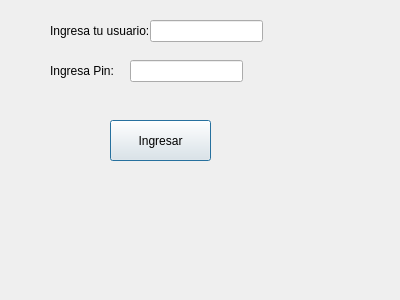
<?xml version="1.0" encoding="UTF-8"?>
<ui version="4.0">
 <class>Sesion</class>
 <widget class="QDialog" name="Sesion">
  <property name="geometry">
   <rect>
    <x>0</x>
    <y>0</y>
    <width>400</width>
    <height>300</height>
   </rect>
  </property>
  <property name="windowTitle">
   <string>Dialog</string>
  </property>
  <widget class="QLabel" name="lblMensaje">
   <property name="geometry">
    <rect>
     <x>0</x>
     <y>250</y>
     <width>411</width>
     <height>41</height>
    </rect>
   </property>
   <property name="text">
    <string/>
   </property>
  </widget>
  <widget class="QStackedWidget" name="stackedWidget">
   <property name="geometry">
    <rect>
     <x>20</x>
     <y>0</y>
     <width>381</width>
     <height>291</height>
    </rect>
   </property>
   <property name="currentIndex">
    <number>0</number>
   </property>
   <widget class="QWidget" name="page">
    <widget class="QLabel" name="label">
     <property name="geometry">
      <rect>
       <x>30</x>
       <y>20</y>
       <width>141</width>
       <height>21</height>
      </rect>
     </property>
     <property name="text">
      <string>Ingresa tu usuario:</string>
     </property>
    </widget>
    <widget class="QLineEdit" name="txtUsuario">
     <property name="geometry">
      <rect>
       <x>130</x>
       <y>20</y>
       <width>113</width>
       <height>22</height>
      </rect>
     </property>
    </widget>
    <widget class="QLabel" name="label_2">
     <property name="geometry">
      <rect>
       <x>30</x>
       <y>60</y>
       <width>141</width>
       <height>21</height>
      </rect>
     </property>
     <property name="text">
      <string>Ingresa Pin:</string>
     </property>
    </widget>
    <widget class="QLineEdit" name="txtPin">
     <property name="geometry">
      <rect>
       <x>110</x>
       <y>60</y>
       <width>113</width>
       <height>22</height>
      </rect>
     </property>
    </widget>
    <widget class="QPushButton" name="btnIngresar">
     <property name="geometry">
      <rect>
       <x>90</x>
       <y>120</y>
       <width>101</width>
       <height>41</height>
      </rect>
     </property>
     <property name="text">
      <string>Ingresar</string>
     </property>
    </widget>
   </widget>
   <widget class="QWidget" name="page_2">
    <widget class="QWidget" name="verticalLayoutWidget">
     <property name="geometry">
      <rect>
       <x>50</x>
       <y>20</y>
       <width>261</width>
       <height>241</height>
      </rect>
     </property>
     <layout class="QVBoxLayout" name="verticalLayout">
      <item>
       <widget class="QPushButton" name="Consultar">
        <property name="text">
         <string>Consultar Saldo</string>
        </property>
       </widget>
      </item>
      <item>
       <widget class="QPushButton" name="Depositar">
        <property name="text">
         <string>Depositar</string>
        </property>
       </widget>
      </item>
      <item>
       <widget class="QPushButton" name="Retirar">
        <property name="text">
         <string>Retirar</string>
        </property>
       </widget>
      </item>
      <item>
       <widget class="QPushButton" name="CambiarPin">
        <property name="text">
         <string>Cambiar Pin</string>
        </property>
       </widget>
      </item>
      <item>
       <widget class="QPushButton" name="Salir">
        <property name="text">
         <string>Salir</string>
        </property>
       </widget>
      </item>
     </layout>
     <zorder>Consultar</zorder>
     <zorder>Retirar</zorder>
     <zorder>CambiarPin</zorder>
     <zorder>Salir</zorder>
     <zorder>Depositar</zorder>
    </widget>
   </widget>
  </widget>
 </widget>
 <resources/>
 <connections/>
</ui>
